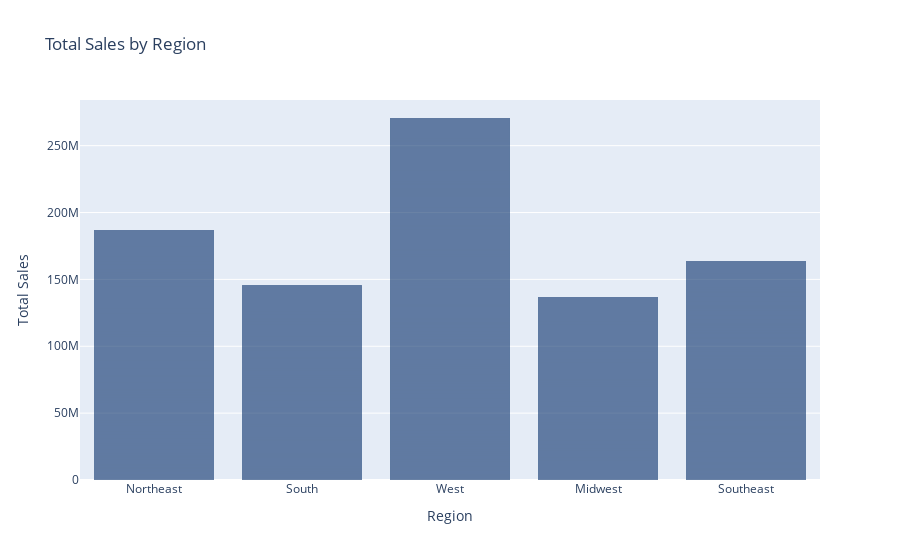

Source (notebook cell):
### Markdown cell above
# VISUALISATIONS

Visualization is an important step in data analysis because it allows us to explore and understand data in a more intuitive and interactive way. 

By exploring this data visually, we can quickly identify areas that need more attention and focus our efforts accordingly.

### Code cell
# Most sales by Region

# creating a plotly figure

fig = go.Figure()

# adding a bar chart to the figure

fig.add_trace(go.Bar(x=df['region'], y=df['total_sales'], name='Total Sales'))

# updating the layout

fig.update_layout(title='Total Sales by Region', xaxis_title='Region', yaxis_title='Total Sales')

# displaying the figure


fig.update_traces(marker_color='rgb(158,202,225)', marker_line_color='rgb(8,48,107)', marker_line_width=1.5, opacity=0.6)

fig.show()

### Figure 1 — Plotly figure (JSON) as saved in the notebook; plotly's stock layout.template omitted (floating-point values rounded to 4 significant figures; data arrays with more than 128 entries replaced by an {"elided": "..."} marker saying what was removed)
{"data": [{"marker": {"color": "rgb(158,202,225)", "line": {"color": "rgb(8,48,107)", "width": 1.5}}, "name": "Total Sales", "opacity": 0.6, "type": "bar", "x": {"elided": "9648 str values"}, "y": {"elided": "9648 int values"}}], "layout": {"title": {"text": "Total Sales by Region"}, "xaxis": {"title": {"text": "Region"}}, "yaxis": {"title": {"text": "Total Sales"}}}}
